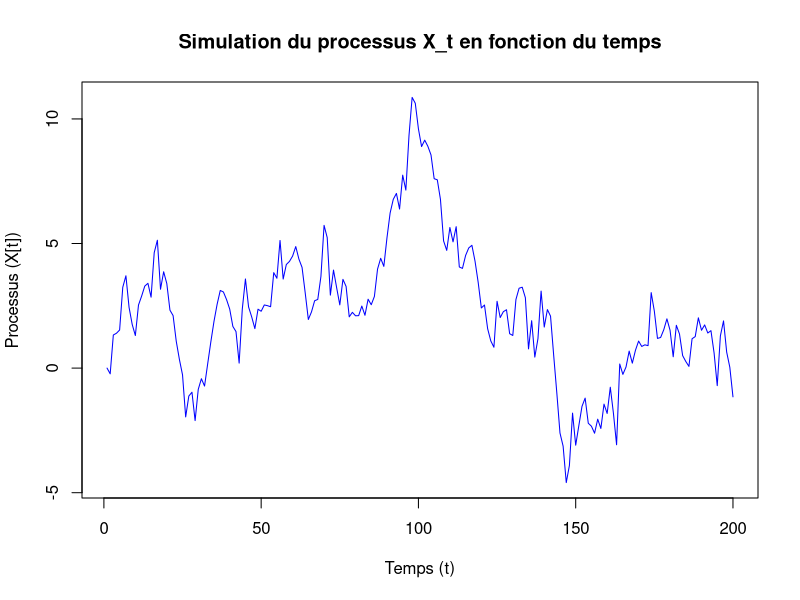
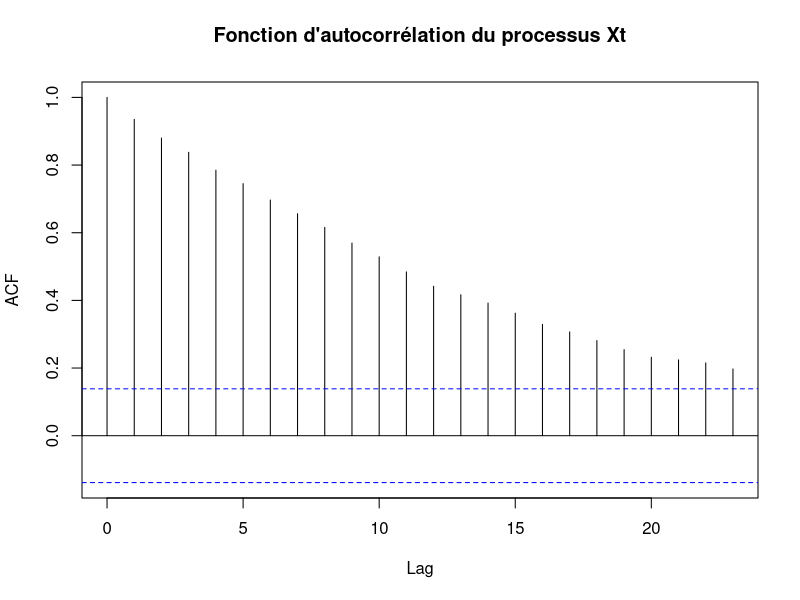
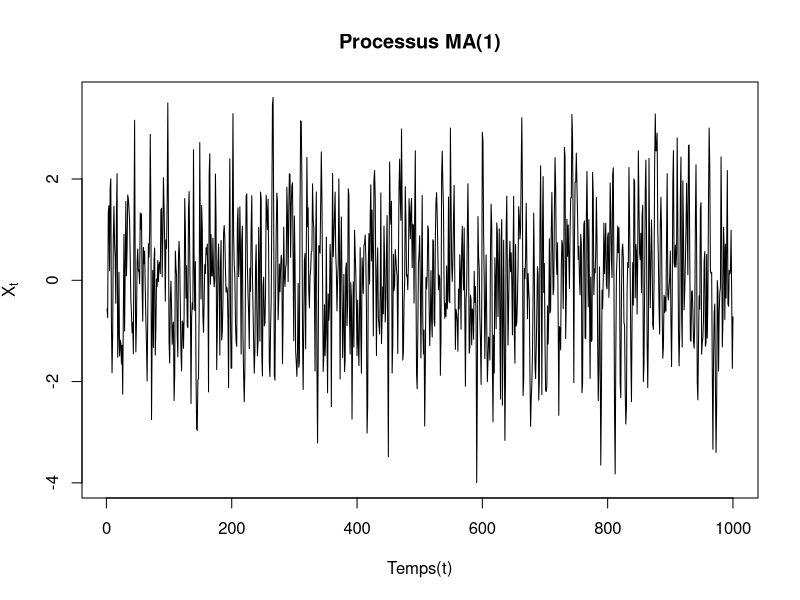
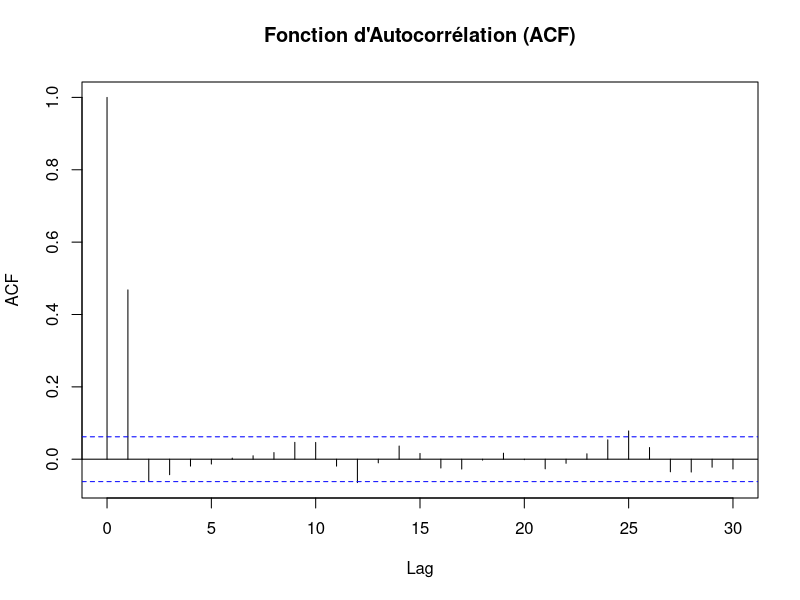
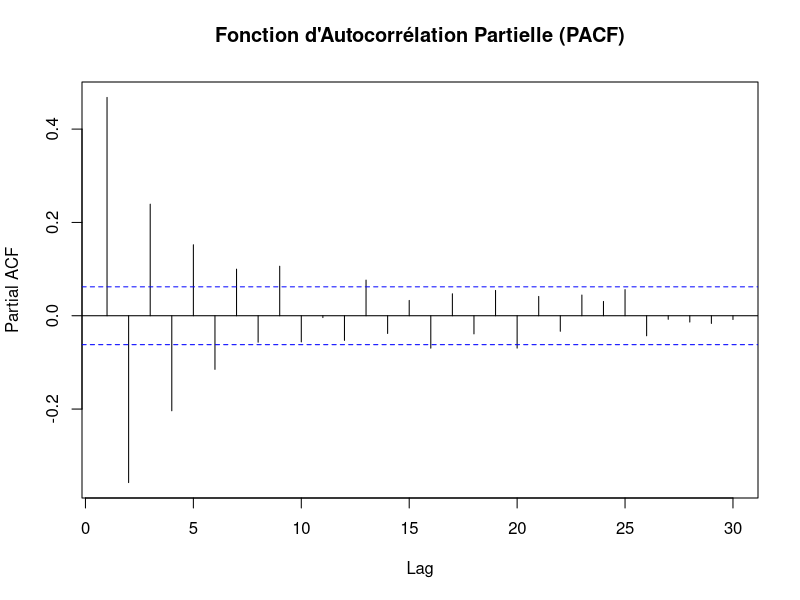
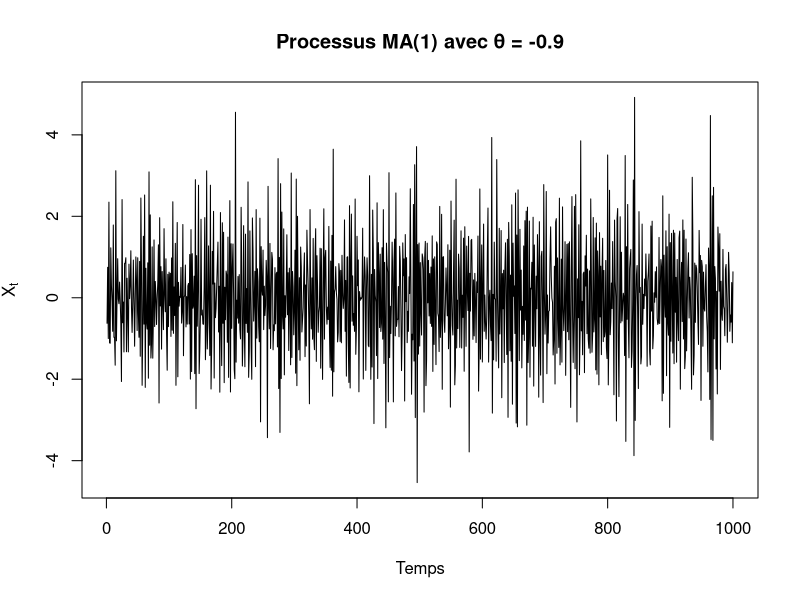
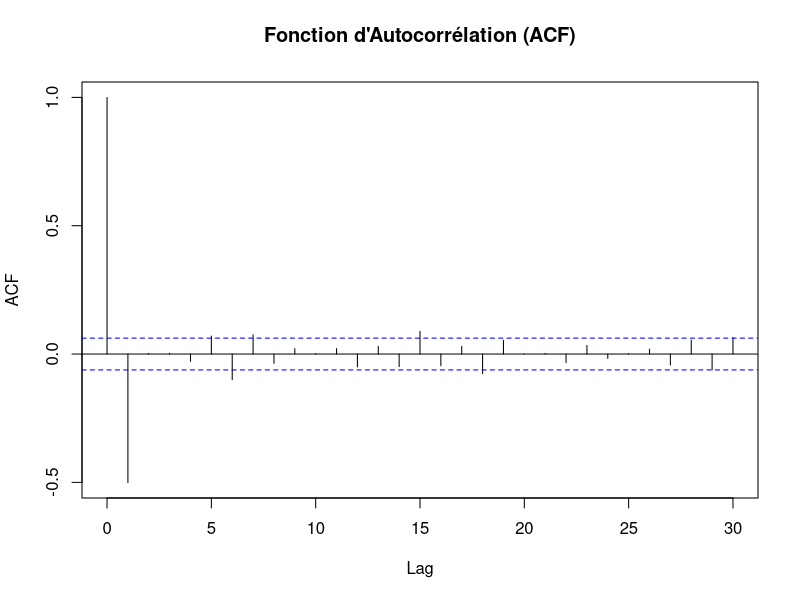
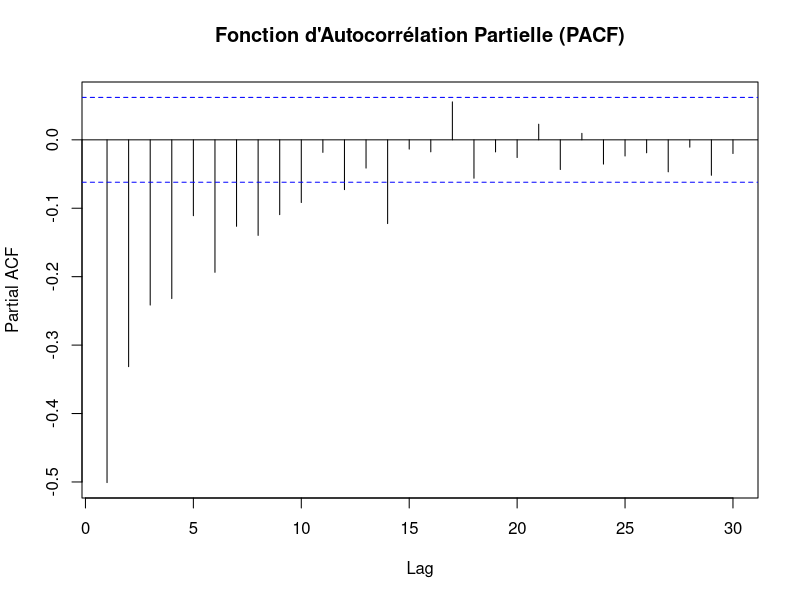

R code for these plots, in order:
## ---- chunk 1
# Charger les bibliothèques nécessaires
library(stats)
## ---- chunk 2
# Paramètres
n <- 200
sigma <- 1

# Initialisation du processus
Xt <- numeric(n)
Xt[1] <- 0  # X0 = 0

# Simulation du processus
set.seed(123)  # Pour la reproductibilité
epsilon <- rnorm(n, mean = 0, sd = sigma)

for (t in 2:n) {
  Xt[t] <- Xt[t - 1] + epsilon[t]
}
## ---- chunk 3
# Tracé du processus en fonction du temps
plot(Xt, type = "l", col = "blue", xlab = "Temps (t)", ylab = "Processus (X[t])", main = "Simulation du processus X_t en fonction du temps")

## ---- chunk 4
# Tracé de la fonction d'autocorrélation
acf(Xt, main = "Fonction d'autocorrélation du processus Xt")
## ---- chunk 5
# Paramètres
theta <- 0.9  # Coefficient MA(1)
n <- 1000     # Nombre d'observations

# Simuler un processus MA(1)
set.seed(123)  # Pour la reproductibilité
epsilon <- rnorm(n, mean = 0, sd = 1)  # Erreurs blanches

# Initialiser le vecteur Xt
Xt <- numeric(n)
# Boucle pour simuler le processus MA(1)
for (t in 1:n) {
  if (t == 1) {
    Xt[t] <- epsilon[t]  # Pour t = 1, pas d'ε_{t-1}
  } else {
    Xt[t] <- epsilon[t] + theta * epsilon[t - 1]  # Ajout de ε_t et θ * ε_{t-1}
  }
}

# Tracer le processus simulé
ts.plot(Xt, main = "Processus MA(1)", ylab = expression(X[t]), xlab = "Temps(t)", col='black', type='l')

## ---- chunk 6
# Tracer la fonction d'autocorrélation (ACF)
acf(Xt, main = "Fonction d'Autocorrélation (ACF)")

# Tracer la fonction d'autocorrélation partielle (PACF)
pacf(Xt, main = "Fonction d'Autocorrélation Partielle (PACF)")

## ---- chunk 7
# Paramètres
theta <- -0.9  # Coefficient MA(1)
n <- 1000      # Nombre d'observations

# Simuler un processus MA(1)
set.seed(1)  # Pour la reproductibilité
epsilon <- rnorm(n, mean = 0, sd = 1)  # Erreurs blanches

# Initialiser le vecteur Xt
Xt <- numeric(n)

# Boucle pour simuler le processus MA(1)
for (t in 1:n) {
  if (t == 1) {
    Xt[t] <- epsilon[t]  # Pour t = 1, pas d'ε_{t-1}
  } else {
    Xt[t] <- epsilon[t] + theta * epsilon[t - 1]  # Ajout de ε_t et θ * ε_{t-1}
  }
}
## ---- chunk 8
# Tracer le processus simulé
ts.plot(Xt, main = "Processus MA(1) avec θ = -0.9", ylab = expression(X[t]), xlab = "Temps")
## ---- chunk 9
# Tracer la fonction d'autocorrélation (ACF)
acf(Xt, main = "Fonction d'Autocorrélation (ACF)")

# Tracer la fonction d'autocorrélation partielle (PACF)
pacf(Xt, main = "Fonction d'Autocorrélation Partielle (PACF)")
## ---- chunk 10
# Paramètres
theta1 <- 0.3  # Coefficient MA(1)
theta2 <- -0.4  # Coefficient MA(2)
n <- 1000       # Nombre d'observations

# Simuler un processus MA(2)
set.seed(123)  # Pour la reproductibilité
epsilon <- rnorm(n, mean = 0, sd = 1)  # Erreurs blanches

# Initialiser le vecteur Xt
Xt <- numeric(n)

# Boucle pour simuler le processus MA(2)
for (t in 1:n) {
  if (t == 1) {
    Xt[t] <- epsilon[t]  # Pour t = 1, pas de ε_{t-1} ni ε_{t-2}
  } else if (t == 2) {
    Xt[t] <- epsilon[t] + theta1 * epsilon[t - 1]  # Pour t = 2, pas de ε_{t-2}
  } else {
    Xt[t] <- epsilon[t] + theta1 * epsilon[t - 1] + theta2 * epsilon[t - 2]  # MA(2) complet
  }
}
## ---- chunk 11
# Tracer le processus simulé
ts.plot(Xt, main = "Processus MA(2) avec θ1 = 0.3 et θ2 = -0.4", ylab = expression(X[t]), xlab = "Temps")
## ---- chunk 12
# Tracer la fonction d'autocorrélation (ACF)
acf(Xt, main = "Fonction d'Autocorrélation (ACF)")

# Tracer la fonction d'autocorrélation partielle (PACF)
pacf(Xt, main = "Fonction d'Autocorrélation Partielle (PACF)")
## ---- chunk 13

# Paramètres
phi <- 0.7  # Coefficient AR(1)
n <- 1000   # Nombre d'observations

# Simuler un processus AR(1)
set.seed(123)  # Pour la reproductibilité
epsilon <- rnorm(n, mean = 0, sd = 1)  # Bruit blanc
Xt <- numeric(n)  # Initialisation du processus

# Boucle pour simuler le processus AR(1)
Xt[1] <- epsilon[1]  # Condition initiale
for (t in 2:n) {
  Xt[t] <- phi * Xt[t - 1] + epsilon[t]
}

# Tracer le processus simulé
ts.plot(Xt, main = "Processus AR(1) avec φ = 0.7", ylab = expression(X[t]), xlab = "Temps")

# Tracer la fonction d'autocorrélation (ACF)
acf(Xt, main = "Fonction d'Autocorrélation (ACF)")

# Tracer la fonction d'autocorrélation partielle (PACF)
pacf(Xt, main = "Fonction d'Autocorrélation Partielle (PACF)")
## ---- chunk 14

# Paramètres
phi <- -0.7  # Coefficient AR(1)
n <- 1000   # Nombre d'observations

# Simuler un processus AR(1)
set.seed(123)  # Pour la reproductibilité
epsilon <- rnorm(n, mean = 0, sd = 1)  # Bruit blanc
Xt <- numeric(n)  # Initialisation du processus

# Boucle pour simuler le processus AR(1)
Xt[1] <- epsilon[1]  # Condition initiale
for (t in 2:n) {
  Xt[t] <- phi * Xt[t - 1] + epsilon[t]
}

# Tracer le processus simulé
ts.plot(Xt, main = "Processus AR(1) avec φ = -0.7", ylab = expression(X[t]), xlab = "Temps")

# Tracer la fonction d'autocorrélation (ACF)
acf(Xt, main = "Fonction d'Autocorrélation (ACF)")

# Tracer la fonction d'autocorrélation partielle (PACF)
pacf(Xt, main = "Fonction d'Autocorrélation Partielle (PACF)")
## ---- chunk 15
# Paramètres
phi <- 0.99  # Coefficient AR(1)
n1 <- 200    # Nombre d'observations pour la première simulation
n2 <- 1000   # Nombre d'observations pour la deuxième simulation

# Fonction pour simuler le processus AR(1) et tracer les résultats
simulate_ar1 <- function(n, phi) {
  set.seed(123)  # Pour la reproductibilité
  epsilon <- rnorm(n, mean = 0, sd = 1)  # Bruit blanc
  Xt <- numeric(n)  # Initialisation du processus
  
  # Boucle pour simuler le processus AR(1)
  Xt[1] <- epsilon[1]  # Condition initiale
  for (t in 2:n) {
    Xt[t] <- phi * Xt[t - 1] + epsilon[t]
  }
  
  # Tracer le processus simulé
  ts.plot(Xt, main = paste("Processus AR(1) avec φ =", phi, ", n =", n), 
          ylab = expression(X[t]), xlab = "Temps")
  
  # Tracer la fonction d'autocorrélation (ACF)
  acf(Xt, main = paste("Fonction d'Autocorrélation (ACF) avec n =", n))
  
  # Tracer la fonction d'autocorrélation partielle (PACF)
  pacf(Xt, main = paste("Fonction d'Autocorrélation Partielle (PACF) avec n =", n))
}

# Simulation avec n = 200
simulate_ar1(n1, phi)

# Simulation avec n = 1000
simulate_ar1(n2, phi)
## ---- chunk 16
# Paramètres du processus AR(2)
phi1 <- 1.2
phi2 <- -0.35

# Calcul des racines de l'équation caractéristique
roots <- polyroot(c(1, -phi1, -phi2))

# Affichage des racines et de leurs modules
cat("Racines :", roots, "\n")
cat("Modules des racines :", Mod(roots), "\n")
## ---- chunk 17
set.seed(123)  # Pour la reproductibilité

# Paramètres et simulation du processus AR(2)
n <- 1000
epsilon <- rnorm(n)  # Bruit blanc
Xt <- numeric(n)

# Initialisation des deux premiers termes
Xt[1] <- epsilon[1]
Xt[2] <- phi1 * Xt[1] + epsilon[2]

# Boucle pour générer la série
for (t in 3:n) {
  Xt[t] <- phi1 * Xt[t - 1] + phi2 * Xt[t - 2] + epsilon[t]
}

# Tracé de la série simulée
plot(Xt, type = "l", main = "Processus AR(2) simulé", xlab = "Temps", ylab = expression(X[t]))

# Tracé des fonctions d’autocorrélation et d’autocorrélation partielle
acf(Xt, main = "Fonction d'Autocorrélation (ACF)")
pacf(Xt, main = "Fonction d'Autocorrélation Partielle (PACF)")
## ---- chunk 18
# Fonction d’autocovariance empirique
gamma_hat <- acf(Xt, type = "covariance", plot = TRUE)$acf

# Affichage de l’autocovariance et de l’autocorrélation empiriques
cat("Fonction d'autocovariance empirique (jusqu'au lag 10) :", gamma_hat[1:10], "\n")
acf(Xt, main = "Fonction d'autocorrélation empirique")
## ---- chunk 19
# Paramètres du processus AR(2)
phi1 <- 0.5
phi2 <- 0.24

# Calcul des racines de l'équation caractéristique
roots <- polyroot(c(1, -phi1, -phi2))

# Affichage des racines et de leurs modules
cat("Racines :", roots, "\n")
cat("Modules des racines :", Mod(roots), "\n")
## ---- chunk 20
set.seed(123)  # Pour la reproductibilité

# Paramètres et simulation du processus AR(2)
n <- 1000
epsilon <- rnorm(n)  # Bruit blanc
Xt <- numeric(n)

# Initialisation des deux premiers termes
Xt[1] <- epsilon[1]
Xt[2] <- phi1 * Xt[1] + epsilon[2]

# Boucle pour générer la série
for (t in 3:n) {
  Xt[t] <- phi1 * Xt[t - 1] + phi2 * Xt[t - 2] + epsilon[t]
}

# Tracé de la série simulée
plot(Xt, type = "l", main = "Processus AR(2) simulé", xlab = "Temps", ylab = expression(X[t]))

# Tracé des fonctions d'autocorrélation et d'autocorrélation partielle
acf(Xt, main = "Fonction d'Autocorrélation (ACF)")
pacf(Xt, main = "Fonction d'Autocorrélation Partielle (PACF)")

## ---- chunk 21
# Fonction d'autocovariance empirique
gamma_hat <- acf(Xt, type = "covariance", plot = T)$acf

# Affichage de l'autocovariance et de l'autocorrélation empiriques
cat("Fonction d'autocovariance empirique (jusqu'au lag 10) :", gamma_hat[1:10], "\n")
acf(Xt, main = "Fonction d'autocorrélation empirique")
## ---- chunk 22
set.seed(123)  # Pour la reproductibilité

# Paramètres du processus ARMA(1,1)
phi <- -0.5
theta <- 0.25
n <- 1000

# Génération du bruit blanc
epsilon <- rnorm(n)

# Initialisation de la série
Xt <- numeric(n)

# Boucle pour générer le processus ARMA(1,1)
Xt[1] <- epsilon[1]
for (t in 2:n) {
  Xt[t] <- phi * Xt[t - 1] + epsilon[t] + theta * ifelse(t > 2, epsilon[t - 1], 0)
}

# Tracé de la série simulée
plot(Xt, type = "l", main = "Processus ARMA(1,1) simulé", xlab = "Temps", ylab = expression(X[t]))

# Tracé des fonctions d’autocorrélation et d’autocorrélation partielle
acf(Xt, main = "Fonction d'Autocorrélation (ACF)")
pacf(Xt, main = "Fonction d'Autocorrélation Partielle (PACF)")
## ---- chunk 23
# Fonction d'autocovariance empirique
gamma_hat <- acf(Xt, type = "covariance", plot = T)$acf

# Affichage de l'autocovariance empirique (jusqu'au lag 10)
cat("Fonction d'autocovariance empirique (jusqu'au lag 10) :", gamma_hat[1:10], "\n")
acf(Xt, main = "Fonction d'autocorrélation empirique")
## ---- chunk 24
# Paramètres du processus
phi1 <- -0.5
phi2 <- 0.4

# Calcul des racines de l'équation caractéristique
roots <- polyroot(c(1, -phi1, -phi2))

# Affichage des racines et de leurs modules
cat("Racines :", roots, "\n")
cat("Modules des racines :", Mod(roots), "\n")
## ---- chunk 25
# Paramètres du processus
theta <- 0.25

# Calcul des racines de l'équation caractéristique
roots <- polyroot(c(1, theta))

# Affichage des racines et de leurs modules
cat("Racines :", roots, "\n")
cat("Modules des racines :", Mod(roots), "\n")
## ---- chunk 26
# Paramètres du processus
phi1 <- -0.5
phi2 <- 0.4
theta <- 0.25
n <- 1000  # Nombre d'observations

# Génération du bruit blanc
set.seed(123)  # Pour la reproductibilité
epsilon <- rnorm(n)

# Initialisation de la série
Xt <- numeric(n)

# Boucle pour générer le processus ARMA(2,1)
for (t in 3:n) {
  Xt[t] <- phi1 * Xt[t - 1] + phi2 * Xt[t - 2] + epsilon[t] + theta * epsilon[t - 1]
}
# Tracé de la série simulée
plot(Xt, type = "l", main = "Processus ARMA(2,1) simulé", xlab = "Temps", ylab = expression(X[t]))
## ---- chunk 27
# Tracé des fonctions d’autocorrélation et d’autocorrélation partielle
acf(Xt, main = "Fonction d'Autocorrélation (ACF)")
pacf(Xt, main = "Fonction d'Autocorrélation Partielle (PACF)")
## ---- chunk 28
# Calcul de la fonction d'autocovariance
autocovariance <- function(X, lag) {
  n <- length(X)
  mean_X <- mean(X)
  cov <- sum((X[1:(n - lag)] - mean_X) * (X[(1 + lag):n] - mean_X)) / (n - lag)
  return(cov)
}

# Calcul des autocovariances jusqu'à lag 20
autocovariances <- sapply(0:20, function(lag) autocovariance(Xt, lag))

# Tracé des autocovariances
plot(0:20, autocovariances, type = "h", main = "Autocovariance", xlab = "Lag", ylab = "Autocovariance")
